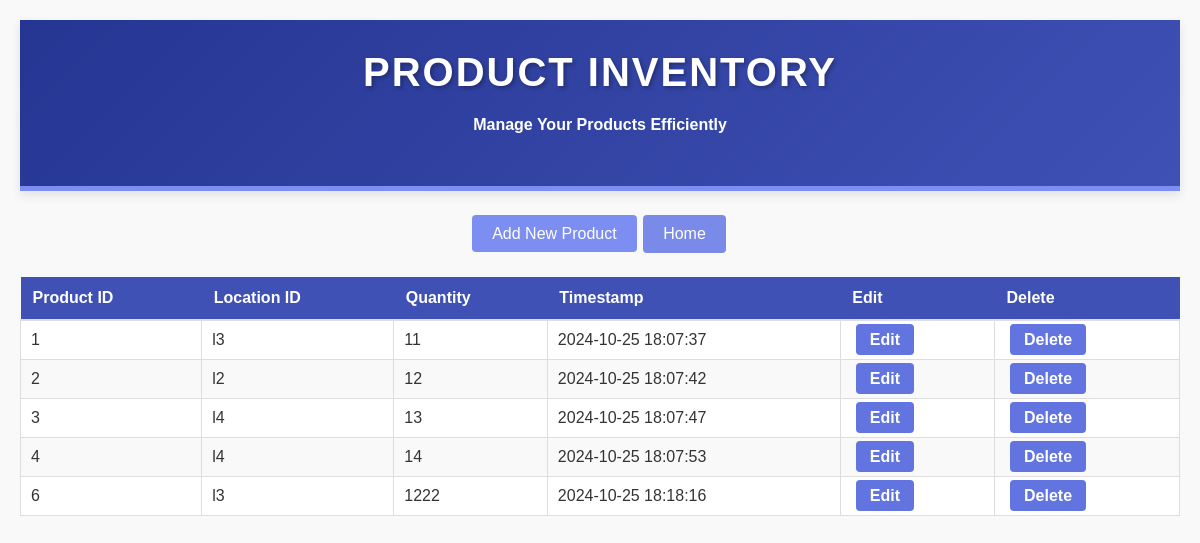
Page /products on the committed database.
### app.py (models this page shows)
class Product(db.Model):
    __tablename__ = 'product'
    product_id = db.Column(db.String, primary_key=True)
    location_id = db.Column(db.String, db.ForeignKey('location.location_id', ondelete='SET NULL'))
    quantity = db.Column(db.Integer, nullable=False)
    timestamp = db.Column(db.DateTime, default=datetime.now, onupdate=datetime.now)  # Set default and update timestamps

### app.py (the view)
@app.route('/products', methods=['GET'])
def view_products():
    products = Product.query.all()
    return render_template('view_product.html', products=products)

### app.py (called while the page is built)
@app.before_request
def before_request():
    db.session.execute(text('PRAGMA foreign_keys = ON'))

### templates/view_product.html (shortened to what this page needs)
<!DOCTYPE html>
<html lang="en">
<head>
    <link rel="stylesheet" href="{{ url_for('static', filename='view.css') }}">
</head>
<body>
    <header>
        <h1>Product Inventory</h1>
        <h4>Manage Your Products Efficiently</h4>
    </header>
    <nav>
        <a href="/product/add">Add New Product</a>
        <button onclick="window.location.href='/'" class="btn home-btn">Home</button>
    </nav>
    <table>
        <thead>
            <tr>
                <th>Product ID</th>
                <th>Location ID</th>
                <th>Quantity</th>
                <th>Timestamp</th>
                <th>Edit</th>
                <th>Delete</th>
            </tr>
        </thead>
        <tbody>
            {% for product in products %}
            <tr>
                <td>{{ product.product_id }}</td>
                <td>{{ product.location_id }}</td>
                <td>{{ product.quantity }}</td>
                <td>{{ product.timestamp.strftime('%Y-%m-%d %H:%M:%S') }}</td>
                <td>
                    <a href="/product/edit/{{ product.product_id }}" class="btn edit-btn">Edit</a>
                </td>
                <td>
                    <a href="/product/delete/{{ product.product_id }}" class="btn delete-btn">Delete</a>
                </td>
            </tr>
            {% endfor %}
        </tbody>
    </table>
</body>
</html>

### static/view.css (style rules this page uses)
body { font-family: Arial, sans-serif; margin: 0; padding: 20px; background-color: #f9f9f9; color: #333; }
header { background: linear-gradient(135deg, #253592, #3f51b5); color: white; padding: 30px 0; text-align: center; box-shadow: 0 4px 10px rgba(0, 0, 0, 0.1); border-bottom: 5px solid #7d8ef2; }
header h1 { margin: 0; font-size: 2.5em; letter-spacing: 2px; text-transform: uppercase; font-weight: bold; text-shadow: 2px 2px 4px rgba(0, 0, 0, 0.3); }
button { background-color: #6174df; color: white; border: none; margin:10px; padding: 10px 20px; border-radius: 4px; cursor: pointer; transition: background-color 0.3s; }
nav { margin-top: 20px; text-align: center; }
nav a { background-color: #7d8ef2; color: white; text-decoration: none; padding: 10px 20px; border-radius: 4px; transition: background-color 0.3s; }
table { width: 100%; border-collapse: collapse; margin: 20px 0; font-family: Arial, sans-serif; }
th { background-color: #3f51b5; color: white; padding: 12px; text-align: left; font-weight: bold; border-bottom: 2px solid #ddd; }
td { border: 1px solid #ddd; padding: 10px; text-align: left; }
tbody tr:nth-child(even) { background-color: #f9f9f9; }
tbody tr:nth-child(odd) { background-color: #ffffff; }
td a { color: #3e2395; text-decoration: none; font-weight: bold; }
.home-btn { background-color: #798ae8; color: white; border: none; padding: 10px 20px; text-align: center; text-decoration: none; display: inline-block; font-size: 16px; margin: 4px 2px; cursor: pointer; border-radius: 4px; }
.edit-btn, .delete-btn { background-color: #6174df; color: white; padding: 7px 14px; border: none; border-radius: 4px; cursor: pointer; transition: background-color 0.3s; text-decoration: none; margin: 5px; }

### rows in the picture
Product: product_id "1", location_id "l3", quantity "11", timestamp "2024-10-25 18:07:37"
Product: product_id "2", location_id "l2", quantity "12", timestamp "2024-10-25 18:07:42"
Product: product_id "3", location_id "l4", quantity "13", timestamp "2024-10-25 18:07:47"
Product: product_id "4", location_id "l4", quantity "14", timestamp "2024-10-25 18:07:53"
Product: product_id "6", location_id "l3", quantity "1222", timestamp "2024-10-25 18:18:16"
